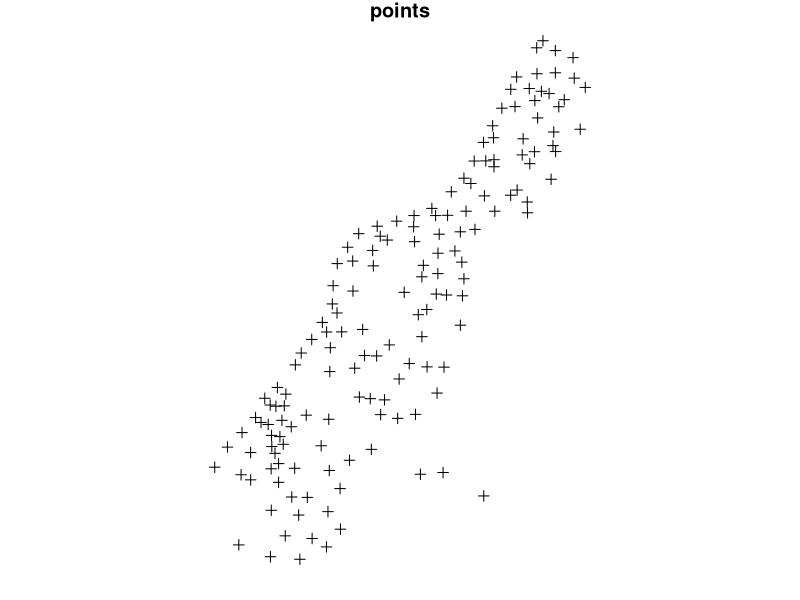
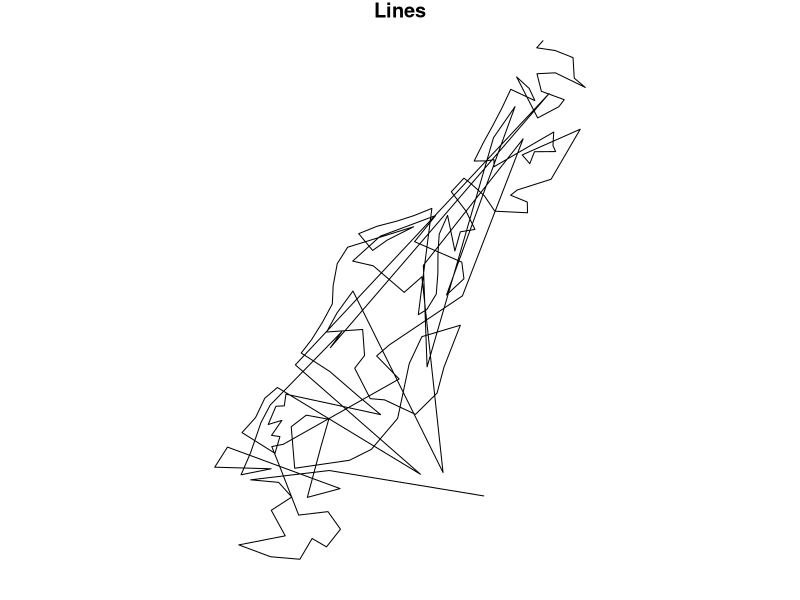
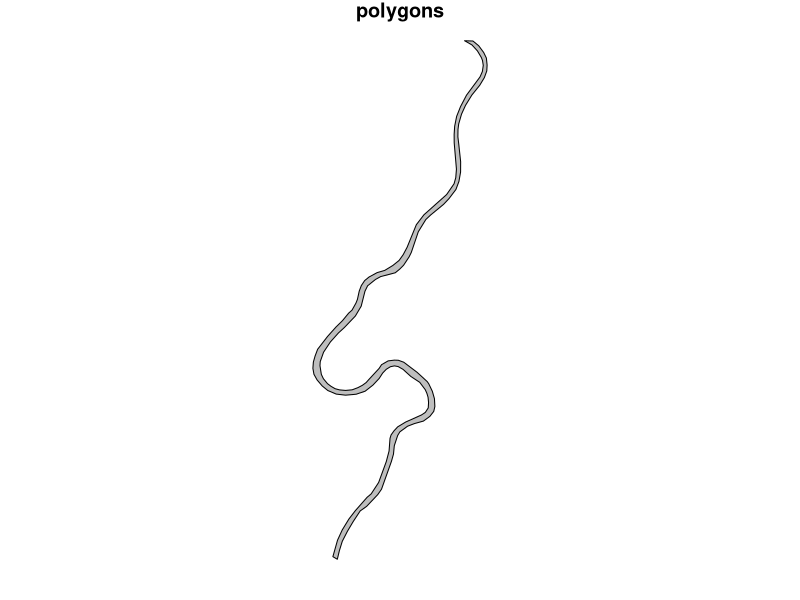
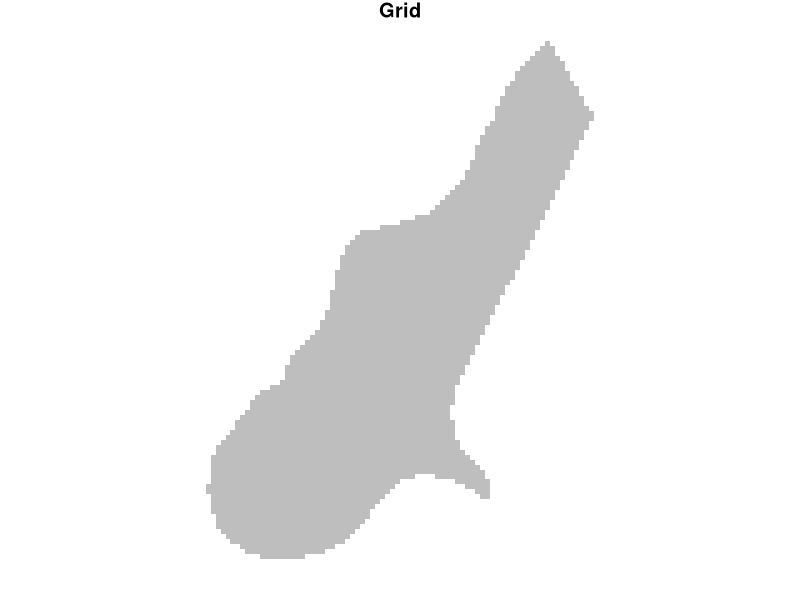
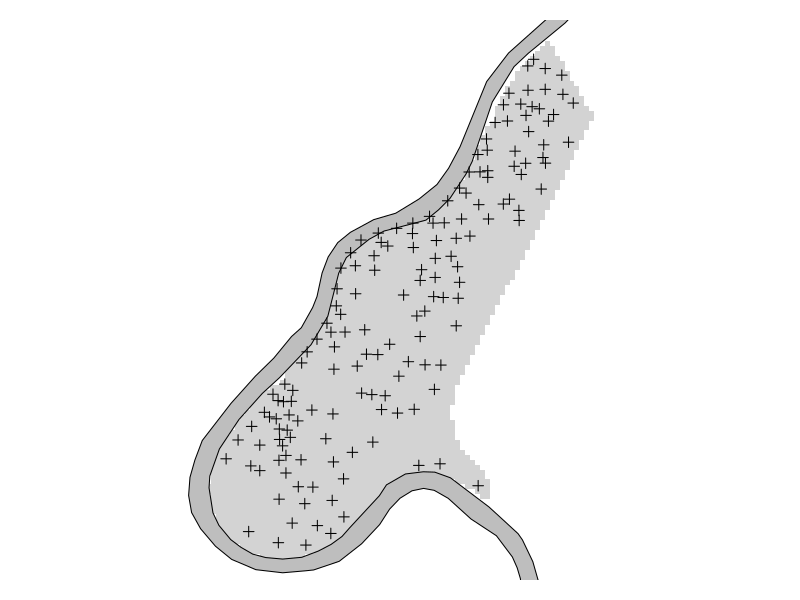
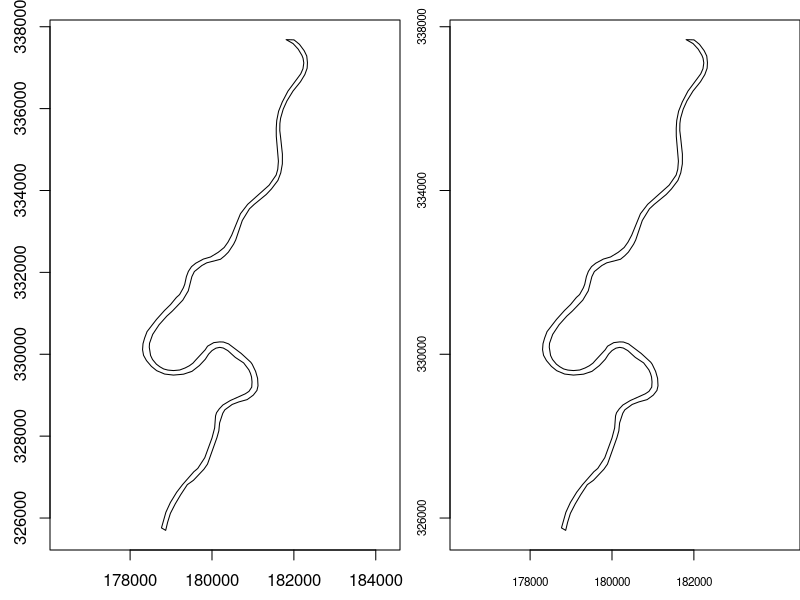
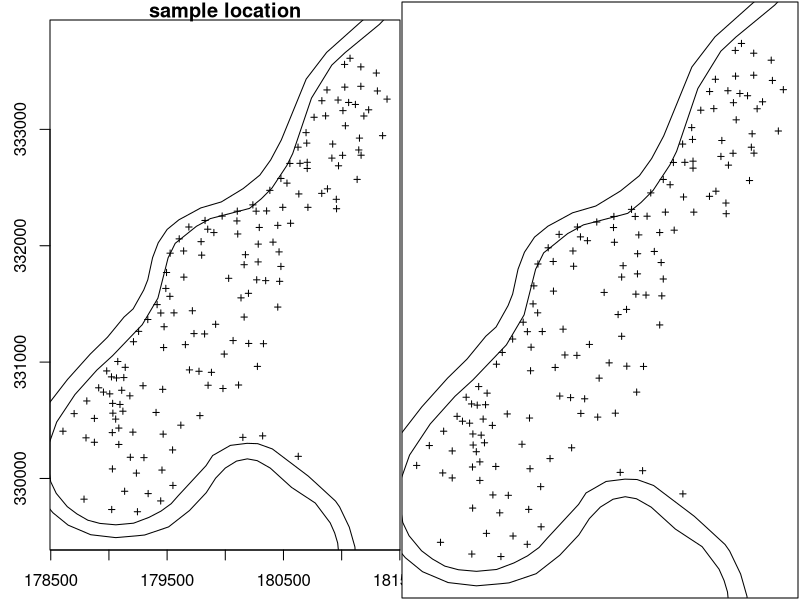
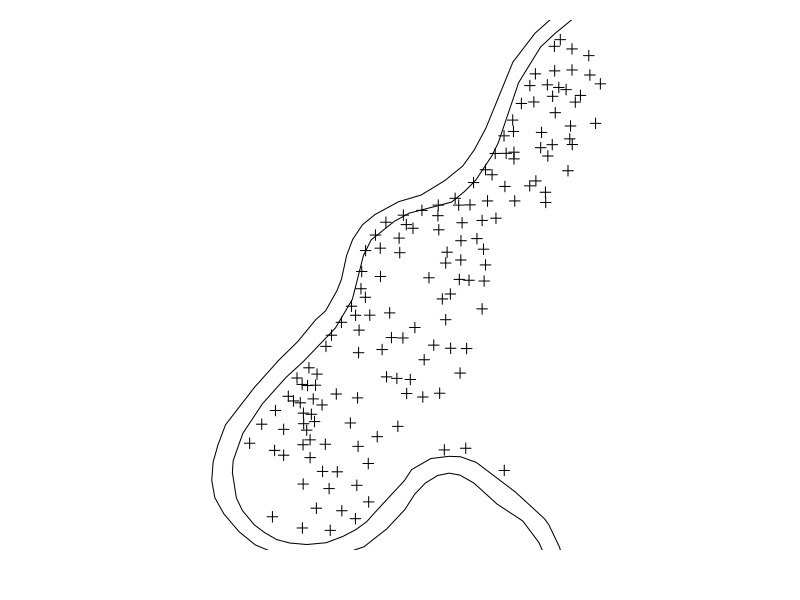

Recreate these plots in R, in order. (Note: this script raises an error after producing the figures.)
################################
# 3.1 Traditional plot system
#################################

install.packages('sp')
library(sp)


#--------------------------------------------------------#
# Chunk 0 : 3.1.1 Plotting points, lines, polygons, grids
#--------------------------------------------------------#
par(mai = c(0.2,0.2,0.2,0.2))
#plot.new()


## Points
data(meuse)
coordinates(meuse) <- c('x', 'y') 
# change from dataframe to SpatialPointsDataFrame

plot(meuse)
title("points")


## Lines
cc <- coordinates(meuse) # retrieve spatial coords
m.sl <- SpatialLines(list(Lines(list(Line(cc)), 'line1')))
# formal class SpatialLines
plot(m.sl)
title("Lines")         
            

## Polygons                     
data("meuse.riv")                     
meuse.lst <- list(Polygons(list(Polygon(meuse.riv)), "meuse.riv"))
meuse.pol <- SpatialPolygons(meuse.lst) # formal class SpatialPolygons

plot(meuse.pol, col = "grey")
title("polygons")


## Grids
data(meuse.grid)
head(meuse.grid)

coordinates(meuse.grid) <- c('x', 'y')
# turn meuse.grid into SpatialPointsDataFrame

meuse.pix <- as(meuse.grid, "SpatialPixels")
# FormalClass SpatialPixels

image(meuse.pix, col = "grey")
title("Grid")

image(meuse.pix, col = "lightgrey")
plot(meuse.pol, col = "grey", add = TRUE)
plot(meuse, add = TRUE)



#-----------------------------------------#
# Chunk 1: 3.1.2 Axes and Layout Elements
#------------------------------------------#
par(mai = c(0.5, 0.5, 0.2, 0))
layout(matrix(c(1, 2), 1, 2)) 
# same as par(mfrow = c(1, 2))

plot(meuse.pol, axes = TRUE)
plot(meuse.pol, axes = FALSE)

axis(1, at = c(178000 + 0:2 * 2000), cex.axis = 0.7)
axis(2, at = c(326000 + 0:3 * 4000), cex.axis = 0.7)

box()


oldpar <- par(no.readonly = TRUE) 
# only parameters can be used in a subsequent par() call are returned.
layout(matrix(c(1, 2), 1, 2))

plot(meuse, axes = TRUE, cex = 0.6)
plot(meuse.pol, add = TRUE)
title("sample location")

par(mar = c(0,0,0,0) + 0.1)
plot(meuse, axes = FALSE, cex = 0.6)
plot(meuse.pol, add = TRUE)
box()
par(oldpar)
par(mfrow = c(1,1))

## provide a scalar bar and a north arrow instead of axes
plot(meuse)
plot(meuse.pol, add = TRUE)

SpatialPolygonsRescale(layout.scale.bar(), 
                       offset = locator(1),
                       scale = 1000,
                       fill = c("transparent", "black"),
                       plot.grid = FALSE)
text(locator(1), "0")
text(locator(1), "1km")

# try a different scale length
SpatialPolygonsRescale(layout.scale.bar(),
                       offset = locator(1),
                       scale = 500,
                       fill = c("transparent", "black"),
                       plot.grid = FALSE)
text(locator(1), "0")
text(locator(1), "500m")

SpatialPolygonsRescale(layout.north.arrow(), 
                       offset = locator(1), 
                       scale = 400,
                       plot.grid = FALSE)
